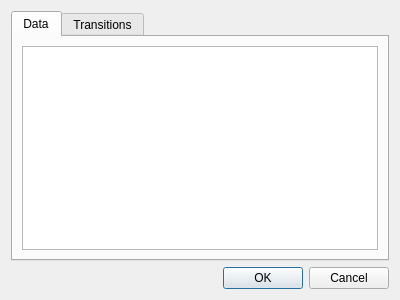
<?xml version="1.0" encoding="UTF-8"?>
<ui version="4.0">
 <class>ViewDataDialog</class>
 <widget class="QDialog" name="ViewDataDialog">
  <property name="geometry">
   <rect>
    <x>0</x>
    <y>0</y>
    <width>400</width>
    <height>300</height>
   </rect>
  </property>
  <property name="windowTitle">
   <string>Dialog</string>
  </property>
  <layout class="QVBoxLayout" name="verticalLayout">
   <item>
    <widget class="QTabWidget" name="tabWidget">
     <property name="currentIndex">
      <number>0</number>
     </property>
     <widget class="QWidget" name="tab">
      <attribute name="title">
       <string>Data</string>
      </attribute>
      <layout class="QVBoxLayout" name="verticalLayout_2">
       <item>
        <widget class="QTextBrowser" name="dataTextBrowser">
         <property name="lineWrapMode">
          <enum>QTextEdit::NoWrap</enum>
         </property>
         <property name="acceptRichText">
          <bool>false</bool>
         </property>
         <property name="textInteractionFlags">
          <set>Qt::TextSelectableByMouse</set>
         </property>
         <property name="openLinks">
          <bool>false</bool>
         </property>
        </widget>
       </item>
      </layout>
     </widget>
     <widget class="QWidget" name="tab_2">
      <attribute name="title">
       <string>Transitions</string>
      </attribute>
      <layout class="QVBoxLayout" name="verticalLayout_3">
       <item>
        <widget class="QListWidget" name="transitionListWidget"/>
       </item>
      </layout>
     </widget>
    </widget>
   </item>
   <item>
    <widget class="QDialogButtonBox" name="buttonBox">
     <property name="orientation">
      <enum>Qt::Horizontal</enum>
     </property>
     <property name="standardButtons">
      <set>QDialogButtonBox::Cancel|QDialogButtonBox::Ok</set>
     </property>
    </widget>
   </item>
  </layout>
 </widget>
 <resources/>
 <connections>
  <connection>
   <sender>buttonBox</sender>
   <signal>accepted()</signal>
   <receiver>ViewDataDialog</receiver>
   <slot>accept()</slot>
   <hints>
    <hint type="sourcelabel">
     <x>248</x>
     <y>254</y>
    </hint>
    <hint type="destinationlabel">
     <x>157</x>
     <y>274</y>
    </hint>
   </hints>
  </connection>
  <connection>
   <sender>buttonBox</sender>
   <signal>rejected()</signal>
   <receiver>ViewDataDialog</receiver>
   <slot>reject()</slot>
   <hints>
    <hint type="sourcelabel">
     <x>316</x>
     <y>260</y>
    </hint>
    <hint type="destinationlabel">
     <x>286</x>
     <y>274</y>
    </hint>
   </hints>
  </connection>
 </connections>
</ui>
